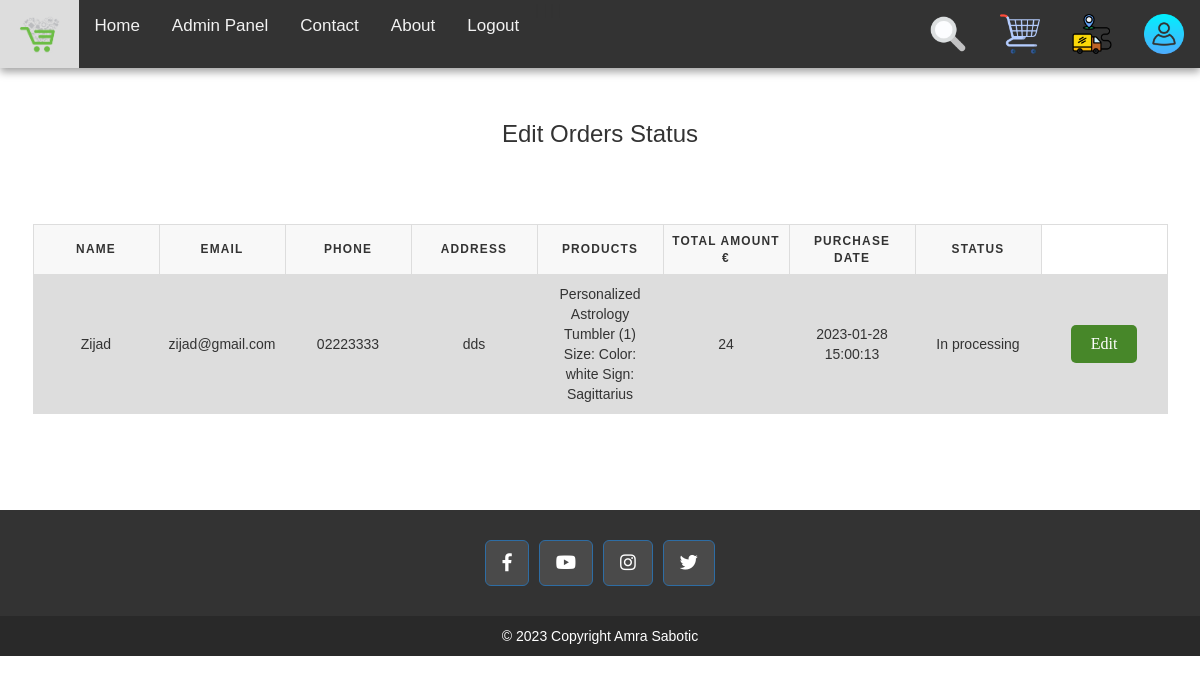
Page /project/editStatus.php (signed in) on the committed database.
### tables this page shows
CREATE TABLE IF NOT EXISTS `orders` (
  `id` int(11) NOT NULL AUTO_INCREMENT,
  `name` varchar(100) NOT NULL,
  `email` varchar(100) NOT NULL,
  `phone` varchar(20) NOT NULL,
  `address` varchar(255) NOT NULL,
  `pmode` varchar(50) NOT NULL,
  `products` varchar(255) NOT NULL,
  `amount_paid` varchar(100) NOT NULL,
  `purchase_date` timestamp NULL DEFAULT CURRENT_TIMESTAMP,
  `statusID` int(11) DEFAULT '1',
  `customerID` varchar(50) DEFAULT NULL,
  `size` varchar(50) DEFAULT NULL,
  `color` varchar(50) DEFAULT NULL,
  `sign` varchar(50) DEFAULT NULL,
  `telephonetype` varchar(50) DEFAULT NULL,
  PRIMARY KEY (`id`),
  KEY `statusID` (`statusID`)
);

CREATE TABLE IF NOT EXISTS `status` (
  `statusID` int(11) NOT NULL AUTO_INCREMENT,
  `status` varchar(200) NOT NULL,
  PRIMARY KEY (`statusID`)
);

### project/editStatus.php (the view, shortened to what this page needs)
<?php
if(isset($_SESSION['username']) && !empty($_SESSION['username'])) {
  $accessL= $_SESSION['accessLevel'];
}else{
	header("Location: login.php");
}
?>
<!DOCTYPE html>
<html lang="en">
<head>
    <link rel="stylesheet" href="css/bootstrap.min.css">
    <link rel="stylesheet" href="css/bootstrap.css">
    <link rel="stylesheet" href="https://cdnjs.cloudflare.com/ajax/libs/font-awesome/4.7.0/css/font-awesome.min.css">
    <link rel="stylesheet" href="https://unpkg.com/swiper@8/swiper-bundle.min.css" />
    <link rel="stylesheet" href="https://use.fontawesome.com/releases/v5.0.8/css/all.css">
    <link rel="stylesheet" href="https://maxcdn.bootstrapcdn.com/bootstrap/3.4.1/css/bootstrap.min.css">
    <link rel="stylesheet" href="css/style.css">
</head>
<body>
    <header>
        <div class="topnav" id="myTopnav">
            <a href="index.php"><img src="images/logo1.png" alt="logo"></a>
            <?php
if($accessL == 1){
  echo "<a href=\"index.php\">Home</a> | <a href=\"admin.php\">Admin Panel</a> | <a href=''>Contact</a> | <a href=''>About</a> | <a href=\"logout.php\">Logout</a>";
}else if($accessL == 2){
  echo "<a href='index.php'>Home</a> | <a href='#'> Admin Panel </a>| <a href=''>Contact</a> | <a href=''>About</a> |<a href='login.php'>Logout</a> ";
}else{
  echo "<a href='index.php'>Home</a> | <a href='#'> Admin Panel </a>| <a href=''>Contact</a> | <a href=''>About</a> |<a href='login.php'>Login</a> ";
}
  ?>
            <div class="link">
                <?php
        if(isset($_SESSION['username']) && !empty($_SESSION['username'])) {
          echo "        <a href='search.php'><img src='images/search.png' alt='Search'><span>Search</span></a>
          <a href='cart.php'><img src='images/shopping-cart.png' alt='Cart'><span>Shopping Cart</span></a>
          <a href='orders.php'><img src='images/orders.png' alt='Orders'><span>Orders</span></a>
          <a href='logout.php'> <img src='images/user.png' alt='Login'><span>Login</span></a>";
         }
        ?>
            </div>
        </div>
    </header>
    <div class="content">
        <div class="row" style="position:relative;">
            <div class="container">
                <div class="products">
                    <div class="row">
                        <div class="col-12">
                            <h3>Edit Orders Status</h3>
                            <?php
include "config.php";
$sql = "SELECT id, name, email, phone, address, pmode, products, amount_paid, purchase_date, `status` FROM orders
INNER JOIN `status` ON orders.statusID = `status`.statusID";
$result = mysqli_query($conn, $sql);
echo "<table>
<tr>
<th>Name</th>
<th>email</th>
<th>phone</th>
<th>address</th>
<th>products</th>
<th>Total amount &euro; </th>
<th>purchase date</th>
<th>status</th>
</tr>";
while($row = mysqli_fetch_array($result))
{
echo "<tr>";
echo "<td>" . $row['name'] . "</td>";
echo "<td>" . $row['email'] . "</td>";
echo "<td>" . $row['phone'] . "</td>";
echo "<td>" . $row['address'] . "</td>";
echo "<td>" . $row['products'] . "</td>";
echo "<td>" . $row['amount_paid'] . "</td>";
echo "<td>" . $row['purchase_date'] . "</td>";
echo "<td>" . $row['status'] . "</td>";
echo "<td>
<form action='' method='POST' style='all:initial;'>
<input type='hidden' name='id' value='".$row['id']."'>
<input type='submit' name='edit' value='Edit'>
</form>
</td>";
echo "</tr>";
}
echo "</table>";
?>
                        </div>
                    </div>
                </div>
            </div>
        </div>
    </div>
    <div class="my-5">
        <footer class="text-center text-lg-start"
            style="background-color: #333; margin-top:30px;  bottom:0px; left:0px; right:0px;">
            <div class="container d-flex justify-content-center py-5">
                <button type="button" class="btn btn-primary btn-lg btn-floating mx-2"
                    style="background-color: #4A4A4A;">
                    <i class="fab fa-facebook-f"></i>
                </button>
                <button type="button" class="btn btn-primary btn-lg btn-floating mx-2"
                    style="background-color: #4A4A4A;">
                    <i class="fab fa-youtube"></i>
                </button>
                <button type="button" class="btn btn-primary btn-lg btn-floating mx-2"
                    style="background-color: #4A4A4A;">
                    <i class="fab fa-instagram"></i>
                </button>
                <button type="button" class="btn btn-primary btn-lg btn-floating mx-2"
                    style="background-color: #4A4A4A;">
                    <i class="fab fa-twitter"></i>
                </button>
            </div>
            <div class="text-center text-white p-3" style="background-color: rgba(0, 0, 0, 0.2);">
                © 2023 Copyright Amra Sabotic
            </div>
        </footer>
    </div>
</body>
</html>

### project/css/style.css (style rules this page uses)
* { font-family: 'Nunito', sans-serif; margin: 0; padding: 0; box-sizing: border-box; outline: none; border: none; text-decoration: none; }
header { top: 0; box-shadow: 0px 4px 8px rgba(0, 0, 0, 0.365); }
.topnav { background-color: #333; overflow: hidden; }
.topnav img { height: 40px; }
.topnav a { float: left; display: block; color: #f2f2f2; text-align: center; padding: 14px 16px; text-decoration: none; font-size: 17px; }
.link { float: right; }
.products h3 { text-align: center; padding: 20px; }
.content { margin-top: 3px; }
.products { padding: 10px; }
input[type=submit] { background-color: #333; border-radius: 5px; color: white; padding: 5px; cursor: pointer; margin-left: 10px; }

### project/editStatus.php (style rules this page uses)
form { margin: 10px 0; border: 1px solid lightgray; padding: 25px; }
form input { width: 200px; padding: 3px; border: 1px solid #ccc; margin-bottom: 10px; }
table { font-family: arial, sans-serif; border-collapse: collapse; width: 100%; }
td, th { border: 1px solid #dddddd; text-align: left; padding: 8px; }
tr:nth-child(even) { background-color: #dddddd; }
table { border: 1px solid #ccc; border-collapse: collapse; margin: 5% 0; padding: 0; width: 100%; table-layout: fixed; }
table tr { background-color: #f8f8f8; border: 1px solid #ddd; padding: .35em; }
table th, table td { padding: .625em; text-align: center; }
table th { font-size: .85em; letter-spacing: .1em; text-transform: uppercase; }
input[type=submit] { all: initial; background-color: #478729; border-radius: 5px; color: white; padding: 10px 20px; margin: 4px 2px; cursor: pointer; }

### rows in the picture
orders: name "Zijad", email "zijad@gmail.com", phone "02223333", address "dds", products "Personalized Astrology Tumbler (1) Size: Color: white Sign: Sagittarius", amount_paid "24", purchase_date "2023-01-28 15:00:13", statusID.status "In processing"
